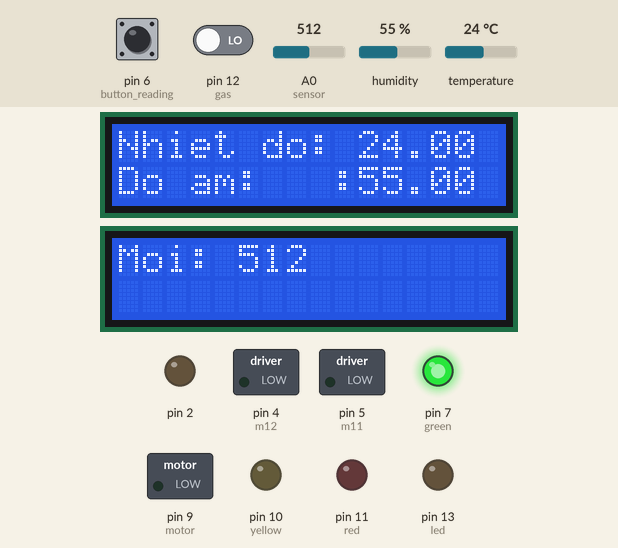
Recording of a sketch running on a simulated Arduino Uno, built with avr-gcc and run on an emulated ATmega328P. Parts: 2 × 16×2 character LCD, switched loads named in the sketch (green lamp = pin HIGH), output pins drawn as LEDs (lit = HIGH). Inputs (shaded band) come from the test bench; at power-on: A0 (sensor) = 512, pin 6 (button_reading) LOW, pin 12 (gas) LOW, humidity 55 %, temperature 24 °C. What the sketch prints to the serial monitor is not drawn.

Above: at 1.7 s.
1.8 s: A0 (sensor) set to 688
At 12.1 s:
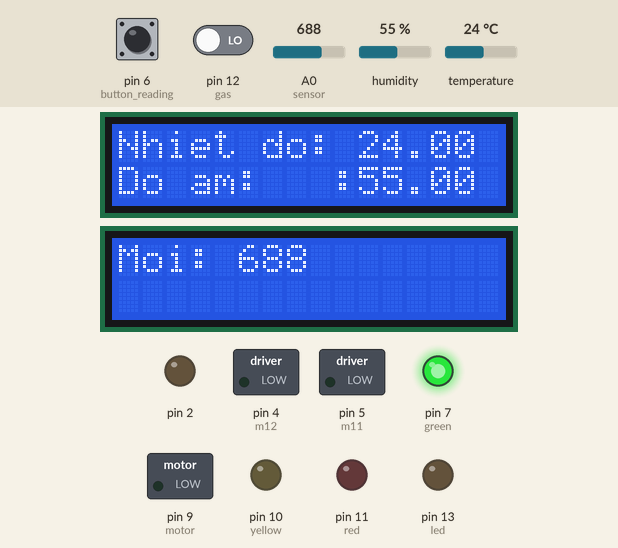
12.6 s: A0 (sensor) set to 719
At 22.1 s:
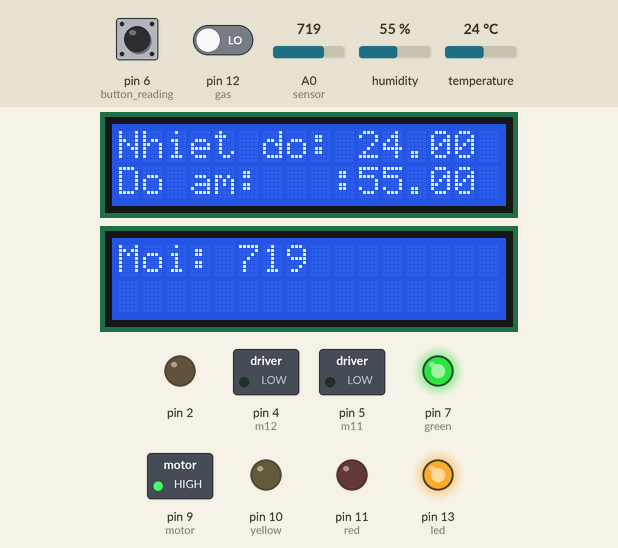
22.6 s: pin 6 (button_reading) pulled HIGH for 0.15 s
At 25.4 s:
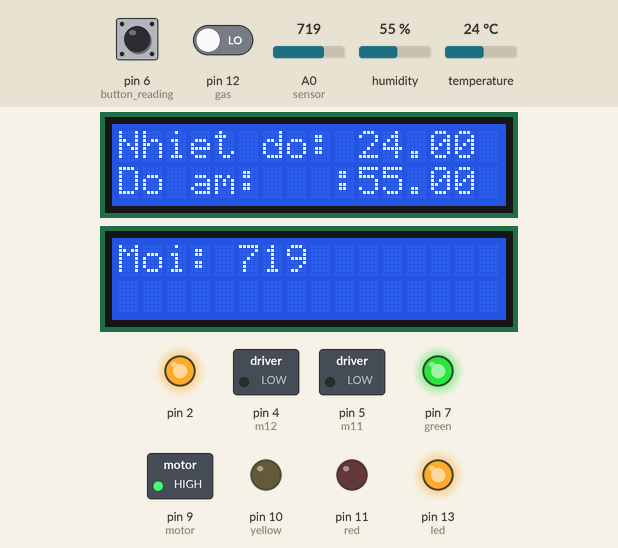
26.2 s: pin 12 (gas) driven HIGH
At 27.6 s:
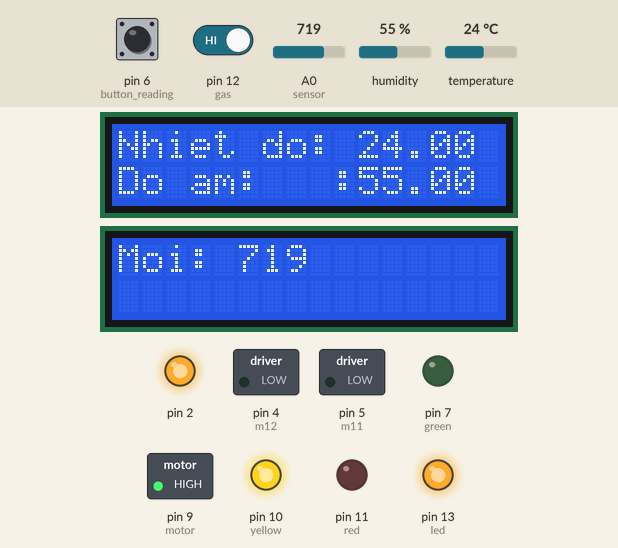
30.5 s: A0 (sensor) set to 690
At 32.1 s:
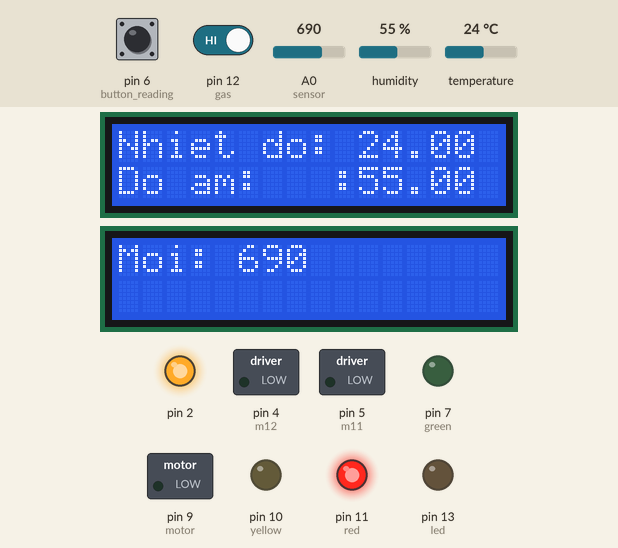
32.6 s: pin 6 (button_reading) pulled HIGH for 1 s
At 36.8 s:
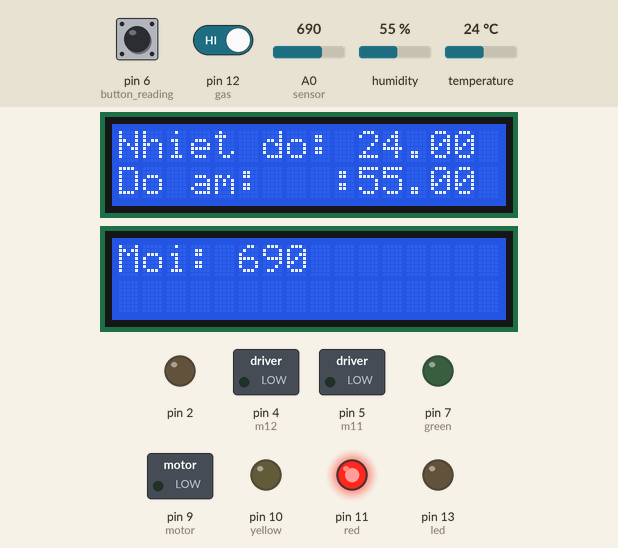
Timing chart, 0 to 38.1 s (numbered marks = the images above; inputs shaded):
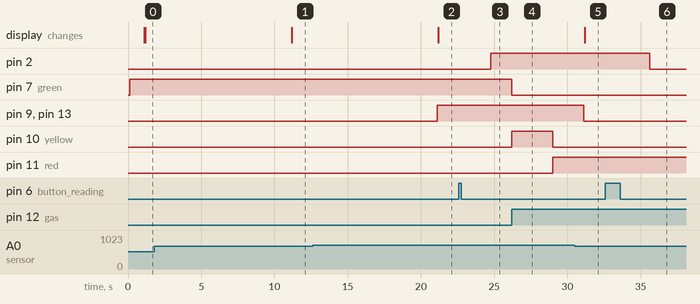

Measured:
- the behaviour switches between 700 and 701 on A0 (sensor) (found by bisection; images 1 and 2)
- after the input at 1.8 s, the display: changes after 9.4 s (image 1)
- after the input at 12.6 s, pin 9 (motor), pin 13 (led): LOW → HIGH after 8.5 s; the display: changes after 8.6 s (image 2)
- after the input at 22.6 s, pin 2: LOW → HIGH after 2.2 s
- after the input at 26.2 s, pin 7 (green): HIGH → LOW at once; pin 10 (yellow): LOW → HIGH at once, → LOW 2.8 s later; pin 11 (red): LOW → HIGH after 2.8 s
- after the input at 30.5 s, pin 9 (motor), pin 13 (led): HIGH → LOW after 0.62 s; the display: changes after 0.69 s (image 5)
- after the input at 32.6 s, pin 2: HIGH → LOW after 3.0 s

The sketch:

project.ino
```cpp
#include <DHT.h>
#include <LiquidCrystal_I2C.h>
#include <Wire.h>
#include "timer.h"
#include "lcdfile.h"
#include "pirsensor.h"
#include "moi.h"
#include "gas.h"
#include "input_processing.h"


void setup() {
  // put your setup code here, to run once:
  Serial.begin(9600);
  setTimer1(10);
  timer_init();
  init_lcd();
  pir_init();
  init_moi();
  init_gas();
  pinMode(2, OUTPUT);
  pinMode(6, INPUT);
}

void loop() {
  // put your main code here, to run repeatedly:
  if(timer1_flag == 1)
  {
    display_dht();
    moi_loop();
    setTimer1(100);
  }
  fsm_for_input_processing ();
  fsm_for_pir();
  gas_loop();
}
```

gas.cpp
```cpp
#include "gas.h"


static int state = 0;
static int gas_counter = 0;
void init_gas()
{
  pinMode(gas, INPUT);
  pinMode(red, OUTPUT);
  pinMode(yellow, OUTPUT);
  pinMode(green, OUTPUT);
}
void gas_loop()
{
  int value = digitalRead(gas);
  switch(state)
  {
    case 0:
    digitalWrite(green, HIGH);
    digitalWrite(red, LOW);
    digitalWrite(yellow, LOW);
    if(value == HIGH)
    {
      state = 1;
      digitalWrite(green, LOW);
      digitalWrite(red, LOW);
      digitalWrite(yellow, HIGH);
      gas_counter = 0;
    }
    break;
    case 1:
    if(gas_counter == 3)
    {
      state = 2;
      digitalWrite(green, LOW);
      digitalWrite(red, HIGH);
      digitalWrite(yellow, LOW);
      gas_counter = 0;
    }
    if(value == LOW)
    {
      state = 0;
    }
    break;
    case 2:
    if(value == LOW)
    {
      state = 0;
    }
    break;

  }
}


void increase_gas_counter()
{
  gas_counter++;
}
```

gas.h
```cpp
#ifndef GAS_H
#define GAS_H


#include <Arduino.h>
#include <avr/interrupt.h>
#include <Wire.h>

#define gas 12
#define red 11
#define yellow 10
#define green 7


extern int gas_counter;


void init_gas();
void gas_loop();
void increase_gas_counter();


#endif
```

input_processing.cpp
```cpp
#include "input_processing.h"

enum ButtonState { BUTTON_RELEASED , BUTTON_PRESSED , BUTTON_PRESSED_MORE_THAN_2_SECOND } ;
enum ButtonState buttonState = BUTTON_RELEASED ;
static int ledstate = HIGH;
void fsm_for_input_processing ()
{
  switch ( buttonState )
  {
    case BUTTON_RELEASED :
    if( is_button_pressed ())
    {
      buttonState = BUTTON_PRESSED ;
    }
    break;
    case BUTTON_PRESSED :
    if (!is_button_pressed ())
    {
      buttonState = BUTTON_RELEASED ;
      ledstate = !ledstate;
      digitalWrite(2,ledstate);
    }
    else
    {
      if( is_button_pressed_2s() )
      {
        buttonState = BUTTON_PRESSED_MORE_THAN_2_SECOND ;
        ledstate = !ledstate;
        digitalWrite(2,ledstate);
      }
    }
    break;
    case BUTTON_PRESSED_MORE_THAN_2_SECOND :
    if (! is_button_pressed ())
    {
      buttonState = BUTTON_RELEASED ;
    }

    // todo
    break;
  }
}
```

input_processing.h
```cpp
#ifndef INC_INPUT_PROCESSING_H
#define INC_INPUT_PROCESSING_H
#include <Arduino.h>
#include <avr/interrupt.h>
#include "input_reading.h"
#include "timer.h"

void fsm_for_input_processing ();

#endif /* INC_INPUT_PROCESSING_H_ */
```

input_reading.cpp
```cpp
#include "input_reading.h"
// we aim to work with more than one buttons
static int buttonBuffer = 1;
static int debounceButtonBuffer1= 1;
static int debounceButtonBuffer2 = 1;
static int debounceButtonBuffer3 = 1;
// chong rung 3 lan
static int flagForButtonPress2s = 0;
static int counterForButtonPress2s = 0;

void button_reading ()
{
  debounceButtonBuffer3 = debounceButtonBuffer2;
  debounceButtonBuffer2 = debounceButtonBuffer1;
  debounceButtonBuffer1 = digitalRead(6);
  if(debounceButtonBuffer1 == debounceButtonBuffer2 && debounceButtonBuffer2 == debounceButtonBuffer3)
  {
    buttonBuffer = debounceButtonBuffer1;
    if( buttonBuffer == LOW )
    {
      // if a button is pressed , we start counting
      if( counterForButtonPress2s  < 200 )
      {
        counterForButtonPress2s++;
      }
      else
      {
        // the flag is turned on when 1 second has passed
        // since the button is pressed .
        flagForButtonPress2s = 1;
      }
    }
    else
    {
      counterForButtonPress2s = 0;
      flagForButtonPress2s = 0;
    }
  }
}


int is_button_pressed(  )
{
  return  buttonBuffer == LOW;
}

int is_button_pressed_2s()
{
  return ( flagForButtonPress2s  == 1);
}
```

input_reading.h
```cpp
#ifndef INPUT_READING_H
#define INPUT_READING_H

#include <Arduino.h>
#include <avr/interrupt.h>
#include "timer.h"
#include "input_processing.h"

void button_reading ();
int is_button_pressed();
int is_button_pressed_2s();

# endif /* INC_INPUT_READING_H_ */
```

moi.cpp
```cpp
#include "moi.h"

static LiquidCrystal_I2C lcd(0x20, 16, 2);


void init_moi()
{
  lcd.init();
  lcd.backlight();
  pinMode(sensor, INPUT);
  pinMode(led, OUTPUT);
  pinMode(motor, OUTPUT);
}

void moi_loop()
{
  int value = analogRead(sensor);
   if (value > 700) {
    digitalWrite(13, HIGH);
    digitalWrite(9, HIGH);
  }
  else {
    digitalWrite(13, LOW);
    digitalWrite(9, LOW);
  }
  lcd.begin(16, 2);
  lcd.print("Moi: ");
  lcd.print(value);
  lcd.setCursor(0, 1);
}
```

moi.h
```cpp
#ifndef MOI_H
#define MOID_H

#include <Arduino.h>
#include <avr/interrupt.h>
#include <LiquidCrystal_I2C.h>
#include <Wire.h>
#include "timer.h"

#define sensor A0
#define led 13
#define motor 9


void init_moi();
void moi_loop();


#endif
```

pirsensor.cpp
```cpp
#include "pirsensor.h"

static int state = 0;
static int pir_counter = 0;

void pir_init()
{
  pinMode(m11, OUTPUT);
  pinMode(m12, OUTPUT);
  pinMode(PIR_SENSOR, OUTPUT);
}
void increase_pir_counter()
{
  pir_counter++;
}

void fsm_for_pir()
{
  switch(state)
  {
    case 0://bth
    digitalWrite(m11, LOW);
    digitalWrite(m12, LOW);
    if(digitalRead(PIR_SENSOR))
    {
      state = 1;
      pir_counter = 0;
      digitalWrite(m11, HIGH);
      digitalWrite(m12, LOW);
    }
    break;
    case 1: //timer for change to low low
    if(pir_counter == 5)
    {
      state = 2;
      digitalWrite(m11, LOW);
      digitalWrite(m12, LOW);
      pir_counter = 0;
    }
    break;
    case 2:
    if(pir_counter == 3)
    {
      state = 3;
      digitalWrite(m11, LOW);
      digitalWrite(m12, HIGH);
      pir_counter = 0;
    }
    if(digitalRead(PIR_SENSOR))
    {
      pir_counter = 0;
    }
    break;
    case 3:
    if(pir_counter == 5)
    {
      state = 0;
      pir_counter = 0;
    }
    if(digitalRead(PIR_SENSOR))
    {
      state = 1;
      pir_counter = 0;
      digitalWrite(m11, HIGH);
      digitalWrite(m12, LOW);
    }
    break;
  }

}
```

pirsensor.h
```cpp
#ifndef PIRSENSOR_H
#define PIRSENSOR_H


#include <Arduino.h>
#include <avr/interrupt.h>
#include "lcdfile.h"
#include "timer.h"

#define PIR_SENSOR 3
#define m11 5
#define m12 4

extern int pir_counter;

void pir_init();
void fsm_for_pir();
void increase_pir_counter();

#endif
```

timer.cpp
```cpp
#include "timer.h"
int timer1_counter = 0;
int timer1_flag = 1;
int timer2_counter = 0;
int timer2_flag = 1;
int TIMER_CYCLE = 10;


void setTimer1(int duration)
{
  timer1_counter = duration / TIMER_CYCLE;
  timer1_flag = 0;
}
void timer1_run()
{
  if( timer1_counter > 0)
  {
    timer1_counter --;
    if( timer1_counter == 0) timer1_flag = 1;
  }
  increase_pir_counter();
  increase_gas_counter();
}
ISR (TIMER2_OVF_vect) // Su dung cho nut nhan
{
  timer2_run();
  TCNT2 = 100;
}


void setTimer2(int duration)
{
  timer2_counter = duration / TIMER_CYCLE;
  timer2_flag = 0;
}
void timer2_run()
{
  if( timer2_counter > 0)
  {
    timer2_counter --;
    if( timer2_counter == 0) timer2_flag = 1;
  }
  button_reading();
}

ISR (TIMER1_OVF_vect) // Su dung cho lcd
{
  timer1_run();
  TCNT1= 49911; //Giá trị tính toán phía trên
}


void timer_init()
{
  cli(); //Tắt ngắt toàn cục
  TCCR1A = 0; //Reset Timer1
  TCCR1B = 0;
  TIMSK1 = 0;
  //Setup Timer1 1s
  TCCR1B |= (1 << CS12)|(1 << CS10) ; //Chọn prescaler 1024 CS12=1,CS10=1 xem bảng phía trên
  TCNT1= 49911; //Giá trị tính toán phía trên
  TIMSK1 |= (1 << TOIE1); //Overflow interrupt enable

  TCCR2A = 0; //Reset Timer2
  TCCR2B = 0;
  TIMSK2 = 0;
  //Setup Timer2 10ms
  TCCR2B |= (1 << CS22)|(1 << CS21)|(1 << CS20) ; //Chọn prescaler 1024 CS22=1,CS21=1, CS20=1 xem bảng phía trên
  TCNT2 = 100; //Giá trị tính toán phía trên
  TIMSK2 |= (1 << TOIE2); //Overflow interrupt enable
  sei(); //Cho phép ngắt toàn cục
}
```

timer.h
```cpp
#ifndef TIMER_H
#define TIMER_H

#include <Arduino.h>
#include <avr/interrupt.h>
#include "lcdfile.h"
#include "pirsensor.h"
#include "gas.h"
#include "input_reading.h"
extern int timer1_counter;
extern int timer1_flag;
extern int timer2_counter;
extern int timer2_flag;


void setTimer1(int duration);
void setTimer2(int duration);
void timer1_run();
void timer2_run();
ISR (TIMER2_OVF_vect); //Chương trình ngắt Timer2
ISR (TIMER1_OVF_vect); //Chương trình ngắt Timer1
void timer_init();
#endif
```

lcdfile.cpp
```cpp
#include "lcdfile.h"
static LiquidCrystal_I2C lcd(0x27, 16, 2);
const int DHTPIN = 8;       //Đọc dữ liệu từ DHT11 ở chân 2 trên mạch Arduino
const int DHTTYPE = DHT11;  //Khai báo loại cảm biến, có 2 loại là DHT11 và DHT22
DHT dht(DHTPIN, DHTTYPE);
void init_lcd()
{
  lcd.init();
  lcd.backlight();
  dht.begin();
}


void display_dht()
{
  float h = dht.readHumidity();    //Đọc độ ẩm
  float t = dht.readTemperature(); //Đọc nhiệt độ
  lcd.begin(16, 2);
  lcd.print("Nhiet do: ");
  lcd.print(t);
  lcd.setCursor(0, 1);
  // In ra dong chu
  lcd.print("Do am:   :");
  lcd.print(h);
  String temp = String(t);
  String humi = String(h);
  Serial.println("!TEMP:"+temp+"##sgrgre!HUMI:"+humi+"##");//for Adafruit
  //Serial.println(temp+"x"+humi);//for thingspeak
}
```

lcdfile.h
```cpp
#ifndef LCDFILE_H
#define LCDFILE_H

#include <Arduino.h>
#include <DHT.h>
#include <LiquidCrystal_I2C.h>
#include <Wire.h>
#include "timer.h"

void init_lcd();
void display_dht();
#endif
```
